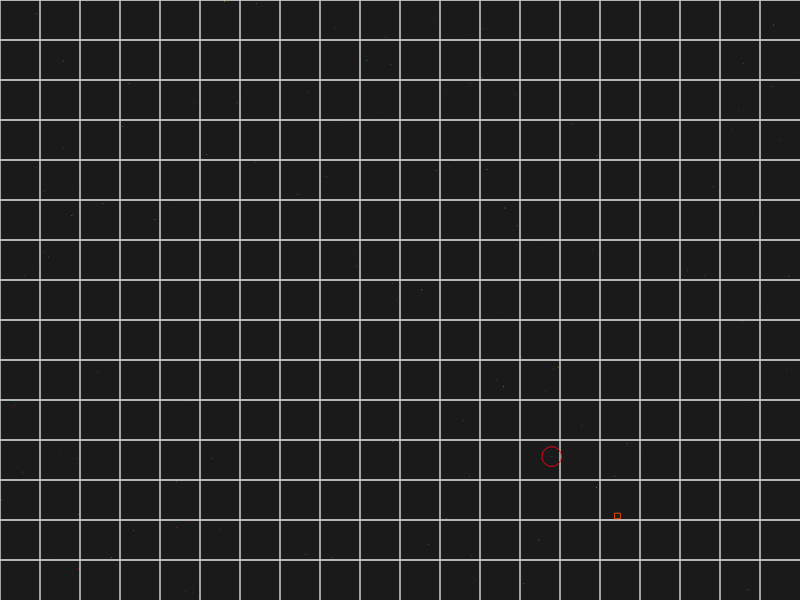
Frame 1 (no input)
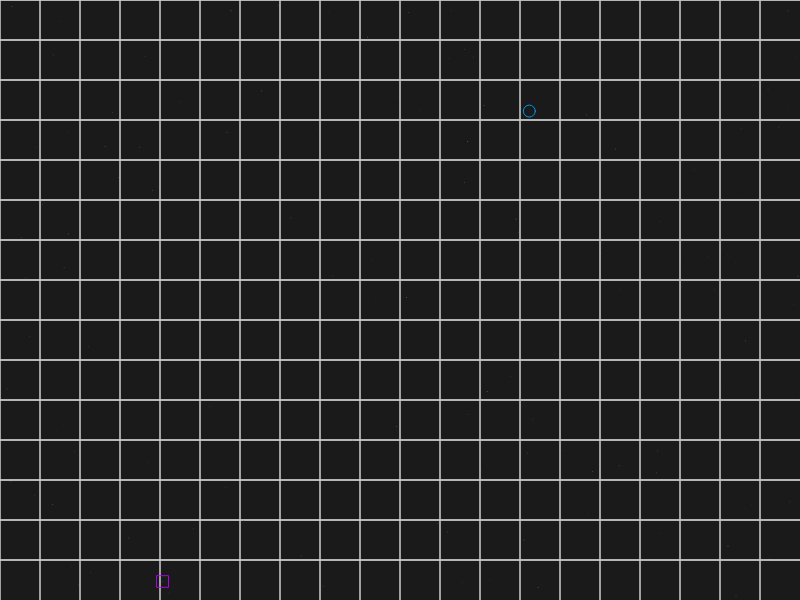
Frame 60 (no input)
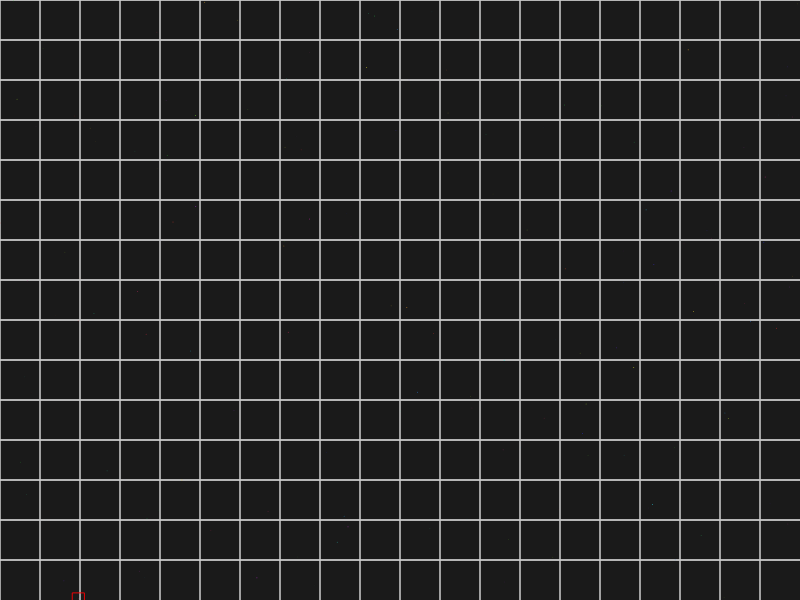
Frame 120 (the mouse pressed at the canvas centre since frame 60)

The p5.js sketch that drew these frames (run headless with seeded random() and noise() and a simulated clock; from frame 60 on, the mouse is pressed at the canvas centre):

// p5.js sketch
// ── sketch.js
let lines = [];
let grid = [];

function setup() {
  createCanvas(800, 600);
  colorMode(HSB, 360, 100, 100, 1);
  noFill();
  strokeWeight(1);

  // Create a grid of points for line intersections
  let gridSize = 40;
  for (let x = 0; x < width; x += gridSize) {
    for (let y = 0; y < height; y += gridSize) {
      grid.push({x, y});
    }
  }

  // Initialize lines
  for (let i = 0; i < 150; i++) {
    lines.push({
      x: random(width),
      y: random(height),
      vx: random(-0.5, 0.5),
      vy: random(-0.5, 0.5),
      life: random(100, 200),
      maxLife: 200,
      hue: random(360)
    });
  }
}

function draw() {
  background(0, 0, 10);

  // Draw city grid lines
  stroke(0, 0, 80, 0.2);
  for (let i = 0; i < grid.length; i++) {
    let g = grid[i];
    line(g.x, 0, g.x, height);
    line(0, g.y, width, g.y);
  }

  // Update and draw lines
  for (let i = lines.length - 1; i >= 0; i--) {
    let l = lines[i];

    // Move the line
    l.x += l.vx;
    l.y += l.vy;

    // Bounce off edges
    if (l.x < 0 || l.x > width) l.vx *= -1;
    if (l.y < 0 || l.y > height) l.vy *= -1;

    // Fade out
    l.life--;
    if (l.life <= 0) {
      lines.splice(i, 1);
      lines.push({
        x: random(width),
        y: random(height),
        vx: random(-0.5, 0.5),
        vy: random(-0.5, 0.5),
        life: random(100, 200),
        maxLife: 200,
        hue: random(360)
      });
    }

    // Draw the line
    let alpha = map(l.life, 0, l.maxLife, 0, 0.7);
    stroke(l.hue, 80, 90, alpha);
    point(l.x, l.y);

    // Occasionally create a flash shape
    if (random() < 0.01) {
      let size = random(5, 20);
      let flashHue = (l.hue + random(-30, 30)) % 360;
      stroke(flashHue, 100, 100, 0.9);
      if (random() < 0.5) {
        rect(l.x - size/2, l.y - size/2, size, size);
      } else {
        ellipse(l.x, l.y, size, size);
      }
    }
  }

  // Occasionally add new lines
  if (random() < 0.1 && lines.length < 200) {
    lines.push({
      x: random(width),
      y: random(height),
      vx: random(-0.5, 0.5),
      vy: random(-0.5, 0.5),
      life: random(100, 200),
      maxLife: 200,
      hue: random(360)
    });
  }
}
